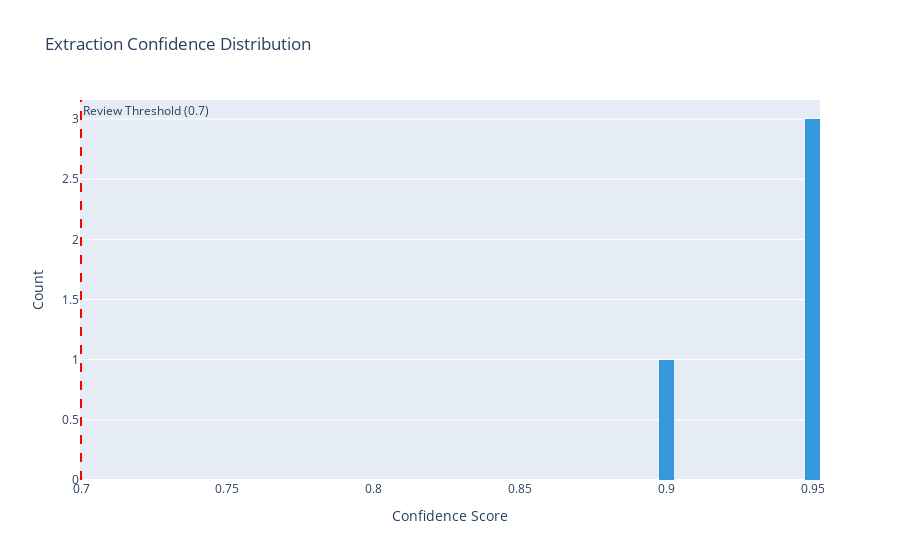

Source (notebook cell):
### Code cell
# Chart 1: Extraction Confidence Distribution
if len(processed_df) > 0:
    fig = px.histogram(
        processed_df,
        x="extraction_confidence",
        nbins=10,
        title="Extraction Confidence Distribution",
        labels={"extraction_confidence": "Confidence Score", "count": "Number of Receipts"},
        color_discrete_sequence=["#3498db"]
    )
    fig.add_vline(x=0.7, line_dash="dash", line_color="red", 
                  annotation_text="Review Threshold (0.7)")
    fig.update_layout(xaxis_title="Confidence Score", yaxis_title="Count")
    fig.show()
else:
    print("No processed receipts to visualize")

### Figure 1 — Plotly figure (JSON) as saved in the notebook; plotly's stock layout.template omitted (floating-point values rounded to 4 significant figures)
{"data": [{"bingroup": "x", "hovertemplate": "Confidence Score=%{x}<br>count=%{y}<extra></extra>", "legendgroup": "", "marker": {"color": "#3498db", "pattern": {"shape": ""}}, "name": "", "nbinsx": 10, "orientation": "v", "showlegend": false, "type": "histogram", "x": [0.95, 0.95, 0.9, 0.95], "xaxis": "x", "yaxis": "y"}], "layout": {"annotations": [{"showarrow": false, "text": "Review Threshold (0.7)", "x": 0.7, "xanchor": "left", "xref": "x", "y": 1, "yanchor": "top", "yref": "y domain"}], "barmode": "relative", "legend": {"tracegroupgap": 0}, "shapes": [{"line": {"color": "red", "dash": "dash"}, "type": "line", "x0": 0.7, "x1": 0.7, "xref": "x", "y0": 0, "y1": 1, "yref": "y domain"}], "title": {"text": "Extraction Confidence Distribution"}, "xaxis": {"anchor": "y", "domain": [0, 1], "title": {"text": "Confidence Score"}}, "yaxis": {"anchor": "x", "domain": [0, 1], "title": {"text": "Count"}}}}
